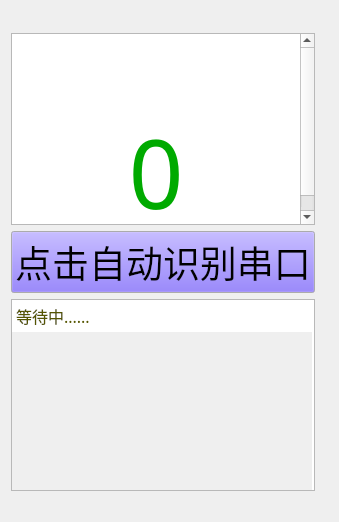
        <widget class="QWidget" name="tab_watching">
         <attribute name="title">
          <string>测试</string>
         </attribute>
         <layout class="QGridLayout" name="gridLayout_2">
          <item row="0" column="1">
           <widget class="QLabel" name="label">
            <property name="font">
             <font>
              <family>Microsoft YaHei</family>
             </font>
            </property>
            <property name="text">
             <string/>
            </property>
           </widget>
          </item>
          <item row="1" column="0">
           <layout class="QVBoxLayout" name="verticalLayout" stretch="3,0,3">
            <property name="bottomMargin">
             <number>20</number>
            </property>
            <item>
             <layout class="QHBoxLayout" name="horizontalLayout_2" stretch="2">
              <item>
               <widget class="QTextEdit" name="textEdit_currentNum">
                <property name="font">
                 <font>
                  <family>Microsoft YaHei</family>
                 </font>
                </property>
                <property name="readOnly">
                 <bool>true</bool>
                </property>
                <property name="html">
                 <string>&lt;!DOCTYPE HTML PUBLIC &quot;-//W3C//DTD HTML 4.0//EN&quot; &quot;http://www.w3.org/TR/REC-html40/strict.dtd&quot;&gt;
&lt;html&gt;&lt;head&gt;&lt;meta name=&quot;qrichtext&quot; content=&quot;1&quot; /&gt;&lt;style type=&quot;text/css&quot;&gt;
p, li { white-space: pre-wrap; }
&lt;/style&gt;&lt;/head&gt;&lt;body style=&quot; font-family:'Microsoft YaHei'; font-size:9pt; font-weight:400; font-style:normal;&quot;&gt;
&lt;p align=&quot;center&quot; style=&quot;-qt-paragraph-type:empty; margin-top:0px; margin-bottom:0px; margin-left:0px; margin-right:0px; -qt-block-indent:0; text-indent:0px;&quot;&gt;&lt;br /&gt;&lt;/p&gt;
&lt;p align=&quot;center&quot; style=&quot;-qt-paragraph-type:empty; margin-top:0px; margin-bottom:0px; margin-left:0px; margin-right:0px; -qt-block-indent:0; text-indent:0px;&quot;&gt;&lt;br /&gt;&lt;/p&gt;
&lt;p align=&quot;center&quot; style=&quot;-qt-paragraph-type:empty; margin-top:0px; margin-bottom:0px; margin-left:0px; margin-right:0px; -qt-block-indent:0; text-indent:0px;&quot;&gt;&lt;br /&gt;&lt;/p&gt;
&lt;p align=&quot;center&quot; style=&quot;-qt-paragraph-type:empty; margin-top:0px; margin-bottom:0px; margin-left:0px; margin-right:0px; -qt-block-indent:0; text-indent:0px;&quot;&gt;&lt;br /&gt;&lt;/p&gt;
&lt;p align=&quot;center&quot; style=&quot; margin-top:0px; margin-bottom:0px; margin-left:0px; margin-right:0px; -qt-block-indent:0; text-indent:0px;&quot;&gt;&lt;span style=&quot; font-size:72pt; color:#00aa00;&quot;&gt;0&lt;/span&gt;&lt;/p&gt;&lt;/body&gt;&lt;/html&gt;</string>
                </property>
               </widget>
              </item>
             </layout>
            </item>
            <item>
             <widget class="QPushButton" name="btn_get_name">
              <property name="palette">
               <palette>
                <active>
                 <colorrole role="WindowText">
                  <brush brushstyle="SolidPattern">
                   <color alpha="255">
                    <red>0</red>
                    <green>85</green>
                    <blue>0</blue>
                   </color>
                  </brush>
                 </colorrole>
                 <colorrole role="Button">
                  <brush brushstyle="SolidPattern">
                   <color alpha="255">
                    <red>107</red>
                    <green>78</green>
                    <blue>255</blue>
                   </color>
                  </brush>
                 </colorrole>
                 <colorrole role="Dark">
                  <brush brushstyle="SolidPattern">
                   <color alpha="255">
                    <red>49</red>
                    <green>48</green>
                    <blue>54</blue>
                   </color>
                  </brush>
                 </colorrole>
                 <colorrole role="Text">
                  <brush brushstyle="SolidPattern">
                   <color alpha="255">
                    <red>0</red>
                    <green>170</green>
                    <blue>0</blue>
                   </color>
                  </brush>
                 </colorrole>
                 <colorrole role="ButtonText">
                  <brush brushstyle="SolidPattern">
                   <color alpha="255">
                    <red>0</red>
                    <green>0</green>
                    <blue>0</blue>
                   </color>
                  </brush>
                 </colorrole>
                </active>
                <inactive>
                 <colorrole role="WindowText">
                  <brush brushstyle="SolidPattern">
                   <color alpha="255">
                    <red>0</red>
                    <green>85</green>
                    <blue>0</blue>
                   </color>
                  </brush>
                 </colorrole>
                 <colorrole role="Button">
                  <brush brushstyle="SolidPattern">
                   <color alpha="255">
                    <red>107</red>
                    <green>78</green>
                    <blue>255</blue>
                   </color>
                  </brush>
                 </colorrole>
                 <colorrole role="Dark">
                  <brush brushstyle="SolidPattern">
                   <color alpha="255">
                    <red>49</red>
                    <green>48</green>
                    <blue>54</blue>
                   </color>
                  </brush>
                 </colorrole>
                 <colorrole role="Text">
                  <brush brushstyle="SolidPattern">
                   <color alpha="255">
                    <red>0</red>
                    <green>170</green>
                    <blue>0</blue>
                   </color>
                  </brush>
                 </colorrole>
                 <colorrole role="ButtonText">
                  <brush brushstyle="SolidPattern">
                   <color alpha="255">
                    <red>0</red>
                    <green>0</green>
                    <blue>0</blue>
                   </color>
                  </brush>
                 </colorrole>
                </inactive>
                <disabled>
                 <colorrole role="WindowText">
                  <brush brushstyle="SolidPattern">
                   <color alpha="255">
                    <red>49</red>
                    <green>48</green>
                    <blue>54</blue>
                   </color>
                  </brush>
                 </colorrole>
                 <colorrole role="Button">
                  <brush brushstyle="SolidPattern">
                   <color alpha="255">
                    <red>107</red>
                    <green>78</green>
                    <blue>255</blue>
                   </color>
                  </brush>
                 </colorrole>
                 <colorrole role="Dark">
                  <brush brushstyle="SolidPattern">
                   <color alpha="255">
                    <red>49</red>
                    <green>48</green>
                    <blue>54</blue>
                   </color>
                  </brush>
                 </colorrole>
                 <colorrole role="Text">
                  <brush brushstyle="SolidPattern">
                   <color alpha="255">
                    <red>49</red>
                    <green>48</green>
                    <blue>54</blue>
                   </color>
                  </brush>
                 </colorrole>
                 <colorrole role="ButtonText">
                  <brush brushstyle="SolidPattern">
                   <color alpha="255">
                    <red>49</red>
                    <green>48</green>
                    <blue>54</blue>
                   </color>
                  </brush>
                 </colorrole>
                </disabled>
               </palette>
              </property>
              <property name="font">
               <font>
                <pointsize>28</pointsize>
               </font>
              </property>
              <property name="text">
               <string>点击自动识别串口</string>
              </property>
             </widget>
            </item>
            <item>
             <widget class="QPlainTextEdit" name="plainText_display">
              <property name="palette">
               <palette>
                <active>
                 <colorrole role="Button">
                  <brush brushstyle="SolidPattern">
                   <color alpha="255">
                    <red>58</red>
                    <green>255</green>
                    <blue>81</blue>
                   </color>
                  </brush>
                 </colorrole>
                 <colorrole role="Mid">
                  <brush brushstyle="SolidPattern">
                   <color alpha="255">
                    <red>255</red>
                    <green>255</green>
                    <blue>0</blue>
                   </color>
                  </brush>
                 </colorrole>
                 <colorrole role="Text">
                  <brush brushstyle="SolidPattern">
                   <color alpha="255">
                    <red>85</red>
                    <green>85</green>
                    <blue>0</blue>
                   </color>
                  </brush>
                 </colorrole>
                </active>
                <inactive>
                 <colorrole role="Button">
                  <brush brushstyle="SolidPattern">
                   <color alpha="255">
                    <red>58</red>
                    <green>255</green>
                    <blue>81</blue>
                   </color>
                  </brush>
                 </colorrole>
                 <colorrole role="Mid">
                  <brush brushstyle="SolidPattern">
                   <color alpha="255">
                    <red>255</red>
                    <green>255</green>
                    <blue>0</blue>
                   </color>
                  </brush>
                 </colorrole>
                 <colorrole role="Text">
                  <brush brushstyle="SolidPattern">
                   <color alpha="255">
                    <red>85</red>
                    <green>85</green>
                    <blue>0</blue>
                   </color>
                  </brush>
                 </colorrole>
                </inactive>
                <disabled>
                 <colorrole role="Button">
                  <brush brushstyle="SolidPattern">
                   <color alpha="255">
                    <red>58</red>
                    <green>255</green>
                    <blue>81</blue>
                   </color>
                  </brush>
                 </colorrole>
                 <colorrole role="Mid">
                  <brush brushstyle="SolidPattern">
                   <color alpha="255">
                    <red>255</red>
                    <green>255</green>
                    <blue>0</blue>
                   </color>
                  </brush>
                 </colorrole>
                 <colorrole role="Text">
                  <brush brushstyle="SolidPattern">
                   <color alpha="255">
                    <red>127</red>
                    <green>127</green>
                    <blue>127</blue>
                   </color>
                  </brush>
                 </colorrole>
                </disabled>
               </palette>
              </property>
              <property name="font">
               <font>
                <family>Microsoft YaHei</family>
                <pointsize>12</pointsize>
                <stylestrategy>PreferAntialias</stylestrategy>
               </font>
              </property>
              <property name="undoRedoEnabled">
               <bool>false</bool>
              </property>
              <property name="readOnly">
               <bool>true</bool>
              </property>
              <property name="plainText">
               <string>等待中......</string>
              </property>
              <property name="backgroundVisible">
               <bool>true</bool>
              </property>
             </widget>
            </item>
           </layout>
          </item>
         </layout>
        </widget>
